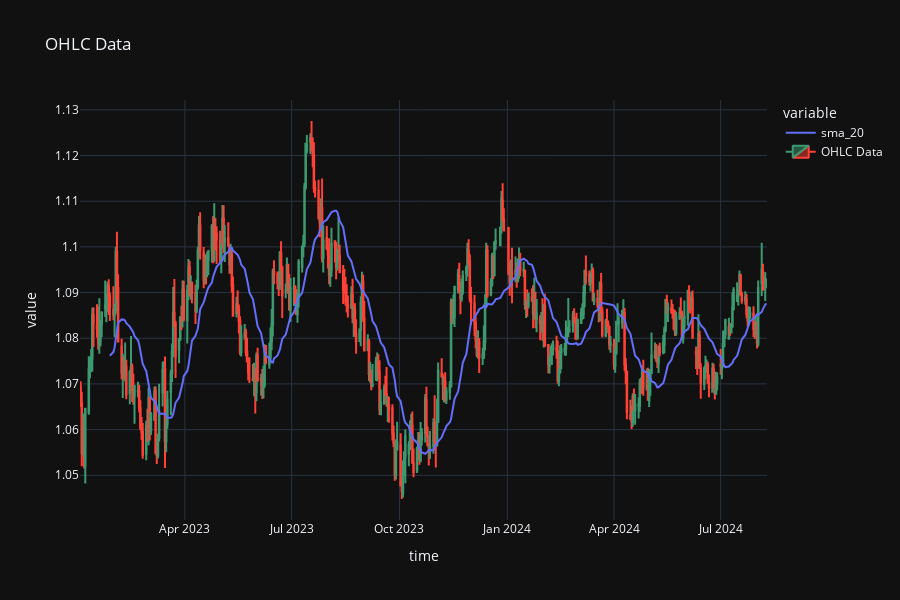

The notebook cell this image was saved under:
### Code cell
symbol = 'EURUSD'
start_dt = datetime(2023, 1, 1)
end_dt = datetime.now()

# get historical data
mt5.initialize()
ohlc = get_ohlc_history(symbol, mt5.TIMEFRAME_D1, start_dt, end_dt)

sma_period = 20
ohlc['sma_20'] = ohlc['open'].rolling(sma_period).mean()

display(ohlc)

fig = create_price_fig(ohlc, indicators=['sma_20'])
display(fig)

### Figure 1 — Plotly figure (JSON) as saved in the notebook; plotly's stock layout.template omitted (floating-point values rounded to 4 significant figures; data arrays with more than 128 entries replaced by an {"elided": "..."} marker saying what was removed)
{"data": [{"hovertemplate": "variable=sma_20<br>time=%{x}<br>value=%{y}<extra></extra>", "legendgroup": "sma_20", "line": {"color": "#636efa", "dash": "solid"}, "marker": {"symbol": "circle"}, "mode": "lines", "name": "sma_20", "orientation": "v", "showlegend": true, "x": {"elided": "418 str values"}, "xaxis": "x", "y": {"elided": "418 float values"}, "yaxis": "y", "type": "scatter"}, {"close": {"elided": "418 float values"}, "high": {"elided": "418 float values"}, "low": {"elided": "418 float values"}, "name": "OHLC Data", "open": {"elided": "418 float values"}, "x": {"elided": "418 str values"}, "type": "candlestick"}], "layout": {"xaxis": {"anchor": "y", "domain": [0.0, 1.0], "title": {"text": "time"}, "rangeslider": {"visible": false}}, "yaxis": {"anchor": "x", "domain": [0.0, 1.0], "title": {"text": "value"}}, "legend": {"title": {"text": "variable"}, "tracegroupgap": 0}, "title": {"text": "OHLC Data"}, "height": 600}}
